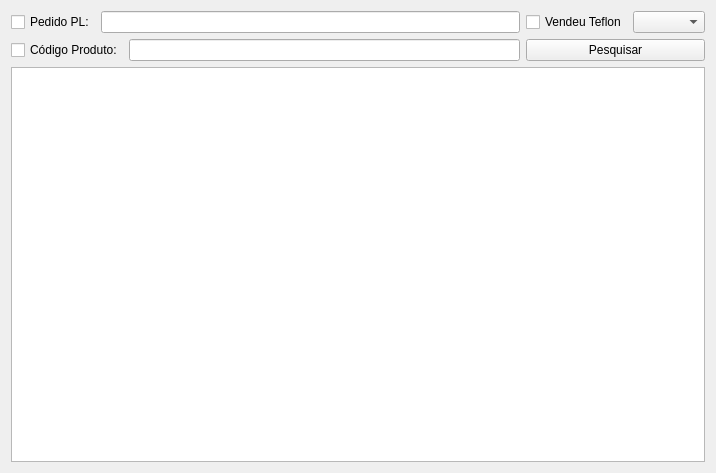
<?xml version="1.0" encoding="UTF-8"?>
<ui version="4.0">
 <class>ProdutoWidget</class>
 <widget class="QWidget" name="ProdutoWidget">
  <property name="geometry">
   <rect>
    <x>0</x>
    <y>0</y>
    <width>716</width>
    <height>473</height>
   </rect>
  </property>
  <property name="windowTitle">
   <string>Form</string>
  </property>
  <layout class="QGridLayout" name="gridLayout">
   <item row="0" column="0">
    <layout class="QVBoxLayout" name="verticalLayout_3">
     <item>
      <layout class="QHBoxLayout" name="horizontalLayout_4">
       <item>
        <layout class="QVBoxLayout" name="verticalLayout">
         <item>
          <layout class="QHBoxLayout" name="horizontalLayout">
           <item>
            <widget class="QCheckBox" name="pedidoPLCheckBox">
             <property name="text">
              <string>Pedido PL:</string>
             </property>
            </widget>
           </item>
           <item>
            <widget class="QLineEdit" name="pedidoLineEdit"/>
           </item>
          </layout>
         </item>
         <item>
          <layout class="QHBoxLayout" name="horizontalLayout_3">
           <item>
            <widget class="QCheckBox" name="codProdutoCheckBox">
             <property name="text">
              <string>Código Produto:</string>
             </property>
            </widget>
           </item>
           <item>
            <widget class="QLineEdit" name="codProdutoLineEdit"/>
           </item>
          </layout>
         </item>
        </layout>
       </item>
       <item>
        <layout class="QVBoxLayout" name="verticalLayout_2">
         <item>
          <layout class="QHBoxLayout" name="horizontalLayout_2">
           <item>
            <widget class="QCheckBox" name="vendeuTeflonCheckBox">
             <property name="text">
              <string>Vendeu Teflon</string>
             </property>
            </widget>
           </item>
           <item>
            <widget class="QComboBox" name="vendeuTeflonComboBox"/>
           </item>
          </layout>
         </item>
         <item>
          <widget class="QPushButton" name="pesquisarPushButton">
           <property name="text">
            <string>Pesquisar</string>
           </property>
           <property name="shortcut">
            <string>Return</string>
           </property>
          </widget>
         </item>
        </layout>
       </item>
      </layout>
     </item>
     <item>
      <widget class="QTableView" name="tableView"/>
     </item>
    </layout>
   </item>
  </layout>
 </widget>
 <resources/>
 <connections/>
</ui>
